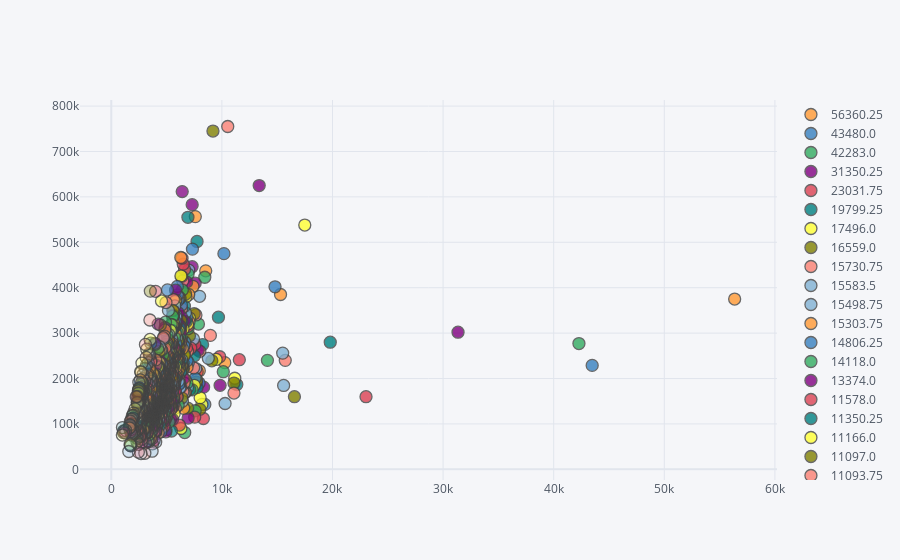

Write notebook code for a chart like this one.
### Markdown cell above
**2. Size**

The bigger is the house, the higher is the price.

### Code cell
size = df.groupby('Total_Size')['SalePrice'].mean().reset_index()

size = size.sort_values(by='Total_Size',ascending=False)

size.iplot(kind='scatter',
          x='Total_Size',
          y='SalePrice',
          categories='Total_Size')
